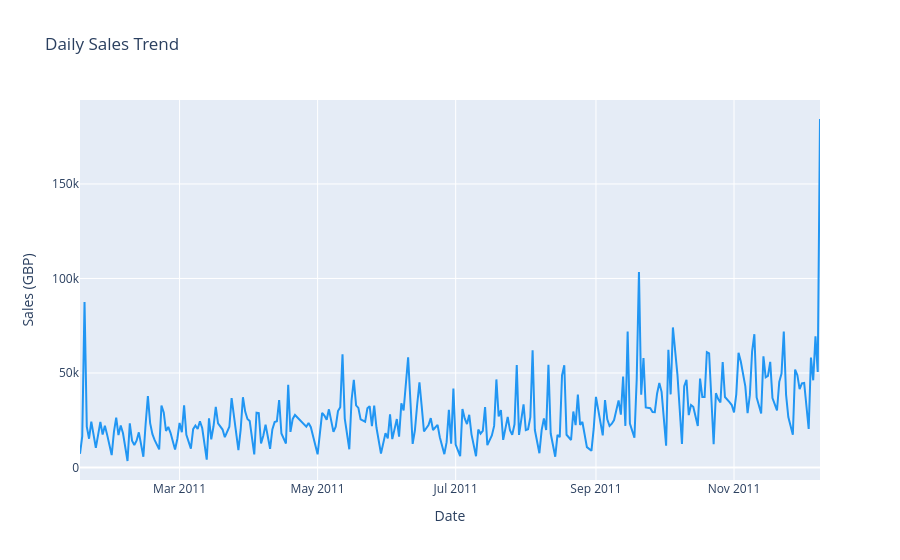

Notebook code cell kept with this figure:
### Markdown cell above
## Step 6 — Daily Sales Aggregation & Lag Features

Aggregate to one row per day, then add:
- **Calendar features**: Year, Month, Day, DayOfWeek, Quarter, DayOfYear, WeekOfYear, IsWeekend
- **Context features**: NumTransactions, NumCustomers, TotalQuantity  
- **Lag features**: Sales 1, 7, 14 days ago (temporal dependency)
- **Rolling features**: 7-day and 30-day moving averages (trend signal)

### Code cell
df["Date"] = df["InvoiceDate"].dt.date

daily = df.groupby("Date").agg(
    Sales            = ("TotalAmount",  "sum"),
    NumTransactions  = ("InvoiceNo",    "nunique"),
    NumCustomers     = ("CustomerID",   "nunique"),
    TotalQuantity    = ("Quantity",     "sum"),
).reset_index()
daily["Date"] = pd.to_datetime(daily["Date"])
daily = daily.sort_values("Date").reset_index(drop=True)

# Calendar features
daily["Year"]      = daily["Date"].dt.year
daily["Month"]     = daily["Date"].dt.month
daily["Day"]       = daily["Date"].dt.day
daily["DayOfWeek"] = daily["Date"].dt.dayofweek
daily["Quarter"]   = daily["Date"].dt.quarter
daily["DayOfYear"] = daily["Date"].dt.dayofyear
daily["WeekOfYear"]= daily["Date"].dt.isocalendar().week.astype(int)
daily["IsWeekend"] = (daily["DayOfWeek"] >= 5).astype(int)

# Lag features
daily["Sales_Lag1"]  = daily["Sales"].shift(1)
daily["Sales_Lag7"]  = daily["Sales"].shift(7)
daily["Sales_Lag14"] = daily["Sales"].shift(14)

# Rolling means
daily["Sales_MA7"]   = daily["Sales"].shift(1).rolling(7).mean()
daily["Sales_MA30"]  = daily["Sales"].shift(1).rolling(30).mean()

daily = daily.dropna().reset_index(drop=True)
daily.to_csv("data/daily_sales.csv", index=False)

print(f"Daily sales table: {len(daily)} rows x {daily.shape[1]} columns")
print(f"Date range: {daily['Date'].min().date()} to {daily['Date'].max().date()}")
print(f"Sales range: £{daily['Sales'].min():,.0f} to £{daily['Sales'].max():,.0f}")

# Sales trend chart
fig = px.line(daily, x="Date", y="Sales", title="Daily Sales Trend",
              labels={"Sales": "Sales (GBP)"},
              color_discrete_sequence=["#2196F3"])
fig.show()

daily.tail(5)

### Figure 1 — Plotly figure (JSON) as saved in the notebook; plotly's stock layout.template omitted (floating-point values rounded to 4 significant figures; data arrays with more than 128 entries replaced by an {"elided": "..."} marker saying what was removed)
{"data": [{"hovertemplate": "Date=%{x}<br>Sales (GBP)=%{y}<extra></extra>", "legendgroup": "", "line": {"color": "#2196F3", "dash": "solid"}, "marker": {"symbol": "circle"}, "mode": "lines", "name": "", "orientation": "v", "showlegend": false, "type": "scatter", "x": {"elided": "275 str values"}, "xaxis": "x", "y": {"elided": "275 float values"}, "yaxis": "y"}], "layout": {"legend": {"tracegroupgap": 0}, "title": {"text": "Daily Sales Trend"}, "xaxis": {"anchor": "y", "domain": [0, 1], "title": {"text": "Date"}}, "yaxis": {"anchor": "x", "domain": [0, 1], "title": {"text": "Sales (GBP)"}}}}
